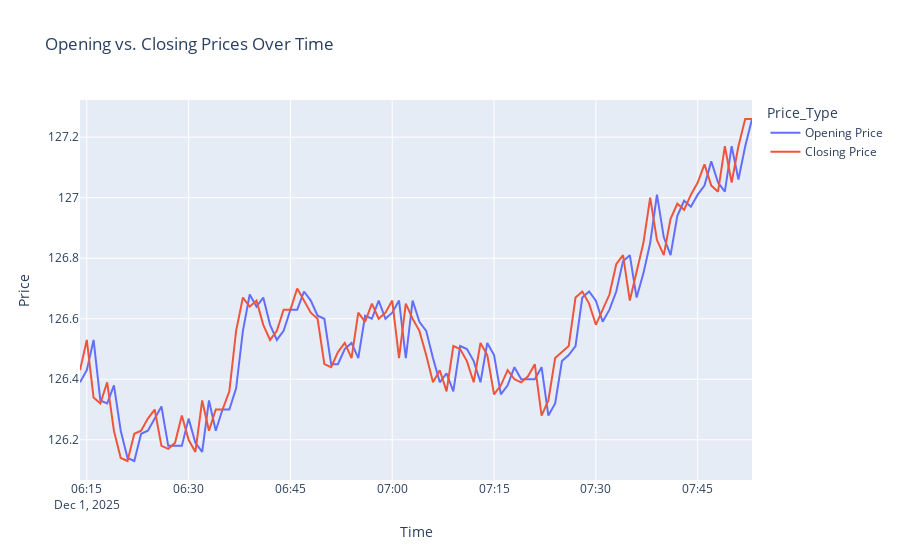

Notebook cell for this chart:
### Code cell
fig = px.line(
    df_combined_long,
    x='time',          
    y='Price_Value',
    color='Price_Type',
    title='Opening vs. Closing Prices Over Time'
)

# Customize the labels displayed in the legend/tooltip
fig.for_each_trace(lambda t: t.update(name = t.name.replace('_', ' ').title()))

fig.update_layout(
    xaxis_title='Time',
    yaxis_title='Price',
    hovermode='x unified'
)

fig.show()
